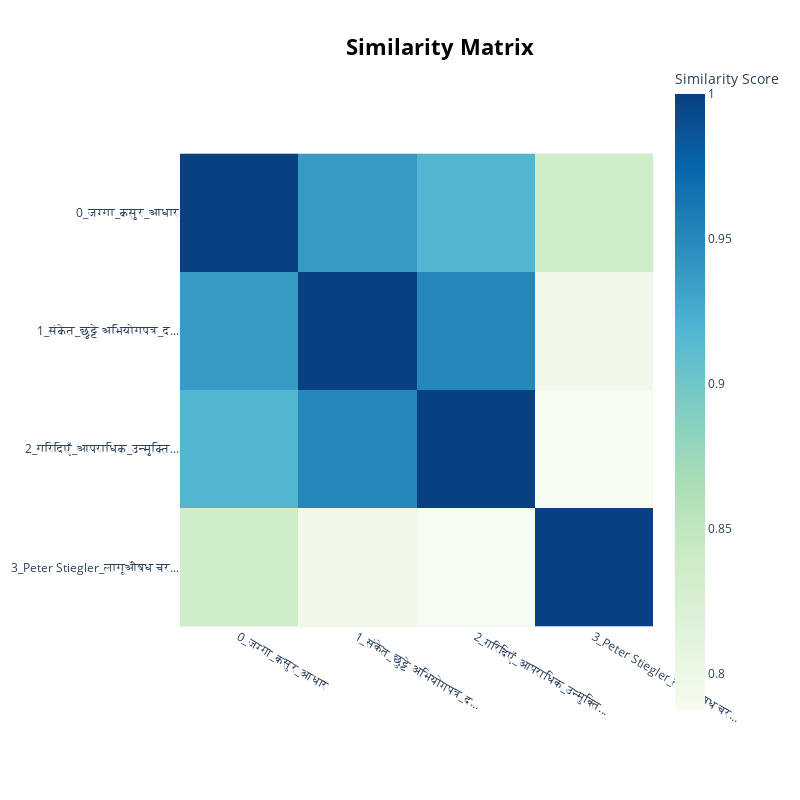

Write notebook code for a chart like this one.
### Code cell
fig = topic_model.visualize_heatmap()
fig.show()

### Figure 1 — Plotly figure (JSON) as saved in the notebook; plotly's stock layout.template omitted (floating-point values rounded to 4 significant figures)
{"data": [{"coloraxis": "coloraxis", "hovertemplate": "x: %{x}<br>y: %{y}<br>Similarity Score: %{z}<extra></extra>", "name": "0", "type": "heatmap", "x": ["0_जग्गा_कसुर_आधार", "1_संकेत_छुट्टे अभियोगपत्र_द...", "2_गरिदिएँ_आपराधिक_उन्मुक्ति...", "3_Peter Stiegler_लागूऔषध चर..."], "xaxis": "x", "y": ["0_जग्गा_कसुर_आधार", "1_संकेत_छुट्टे अभियोगपत्र_द...", "2_गरिदिएँ_आपराधिक_उन्मुक्ति...", "3_Peter Stiegler_लागूऔषध चर..."], "yaxis": "y", "z": [[1.0, 0.9369, 0.9176, 0.835], [0.9369, 1.0, 0.9507, 0.796], [0.9176, 0.9507, 1.0, 0.7875], [0.835, 0.796, 0.7875, 1.0]]}], "layout": {"coloraxis": {"colorbar": {"title": {"text": "Similarity Score"}}, "colorscale": [[0, "rgb(247,252,240)"], [0.125, "rgb(224,243,219)"], [0.25, "rgb(204,235,197)"], [0.375, "rgb(168,221,181)"], [0.5, "rgb(123,204,196)"], [0.625, "rgb(78,179,211)"], [0.75, "rgb(43,140,190)"], [0.875, "rgb(8,104,172)"], [1, "rgb(8,64,129)"]]}, "height": 800, "hoverlabel": {"bgcolor": "white", "font": {"family": "Rockwell", "size": 16}}, "legend": {"title": {"text": "Trend"}}, "margin": {"t": 60}, "showlegend": true, "title": {"font": {"color": "Black", "size": 22}, "text": "<b>Similarity Matrix</b>", "x": 0.55, "xanchor": "center", "y": 0.95, "yanchor": "top"}, "width": 800, "xaxis": {"anchor": "y", "constrain": "domain", "domain": [0, 1], "scaleanchor": "y"}, "yaxis": {"anchor": "x", "autorange": "reversed", "constrain": "domain", "domain": [0, 1]}}}
